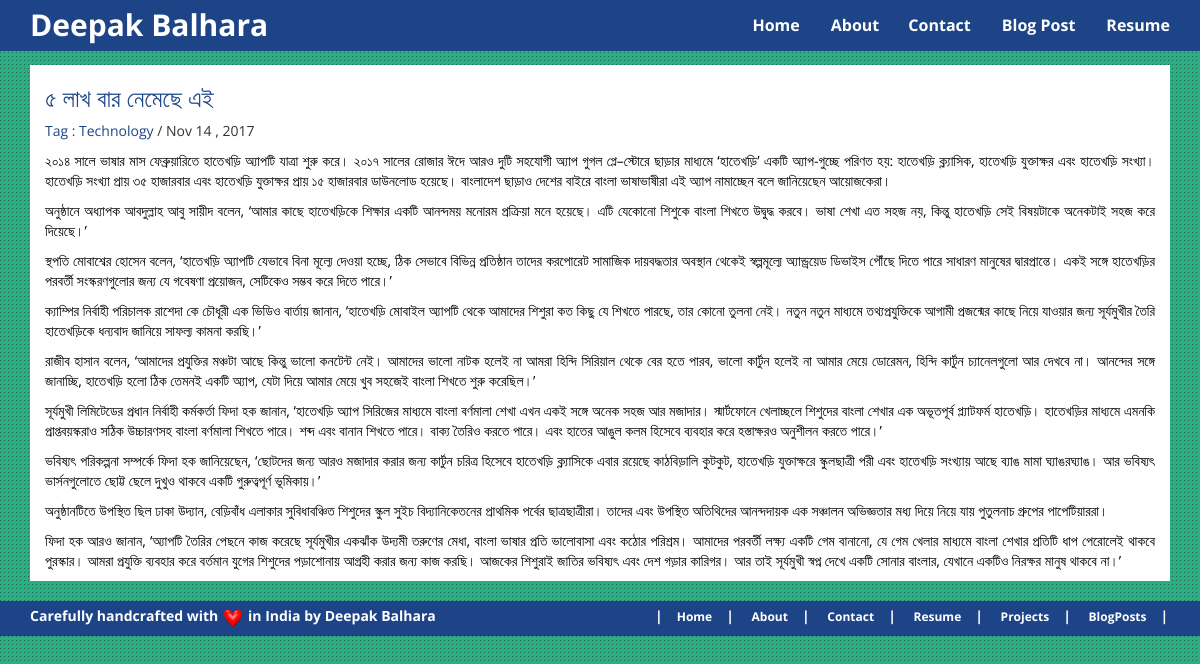
/1/, run on the app's committed database.
### blog/models.py (models this page shows, shortened)
class Post(models.Model):
    tag = models.CharField(max_length=200, null=True, blank=True)
    title= models.CharField(max_length=20, null=True, blank=True)
    slug = models.SlugField(unique=True, max_length=200, null=True, blank=True)
    small_description = models.TextField(null=True, blank=True)
    body = models.TextField(null=True, blank=True)
    image = models.ImageField(null=True, blank=True)
    date  = models.DateTimeField(null=True, blank=True, auto_now_add=True)

### blog/views.py (the view)
# urls.py: url(r'^(?P<slug>[^/]+)/$', views.readblog, name='readblog'),
def readblog(request, slug):
    query_results = Post.objects.get(slug=slug)
    return render(request, 'blog/post.html', {'query_results': query_results})

### blog/templates/blog/post.html (shortened to what this page needs)
 {% extends "blog/postheader.html" %} {% block title %} {{ post.title }} {% endblock %} {% block content %}
<div class="container-fluid" style="background:#fff">
	<header class="entry-header">
		<h3 class="entry-title"> <a href="/{{query_results.slug}}">{{ query_results.title }}</a> </h3>
		<div class="entry-meta">
			<a href="#">Tag : {{ query_results.tag }} </a>
			<span class="sep">/</span>
			<span class="entry-date">{{ query_results.date|date:"M d , Y" }}</span>
		</div>
		<div class="entry-summary">
			{{ query_results.body|safe|linebreaks}}
		</div>
</div>
<br>
{% endblock %}

### blog/templates/blog/postheader.html (shortened to what this page needs)
<!DOCTYPE html>
<html lang="en">
<head>
  <meta name="author" content="deepakbalhara.me"> {% load staticfiles %}
  <link rel="stylesheet" href="https://maxcdn.bootstrapcdn.com/bootstrap/3.3.7/css/bootstrap.min.css"
>
  <link rel="stylesheet" href="{% static 'personal/css/style.css' %}" type="text/css" />
</head>
<body style="background:#3be8b0;background-image:url('{% static 'personal/images/bg-overlay.png' %}');background-repeat: repeat;">
  <nav class="navbar navbar-fixed-top">
    <div class="container">
      <div class="navbar-header">
        <a class="navbar-brand" href="/">Deepak Balhara</a></div>
      <div class="collapse navbar-collapse" id="mynavbar">
        <ul class="nav navbar-nav navbar-right">
          <li><a href="/">Home</a></li>
          <li><a href="/about">About&nbsp; &nbsp; &nbsp;&nbsp; Contact</a></li>
          <li><a href="/list-all-posts">Blog Post</a></li>
          <li><a href="{% static 'personal/docs/resume.pdf' %}" target="_blank">Resume</a></li>
        </ul>
      </div>
    </div>
  </nav>
  <div class="container" id="mystylin">
    <div class="row">
      <div class="col-md-12">
        {% block content %} {% endblock %}
      </div>
    </div>
  </div>
  <footer>
    <div class="container">
      <div class="row">
        <div class="col-md-6">
          <span style="font-weight: bold"> Carefully handcrafted with <img src="{% static 'personal/images/heart.gif' %}" height="20px" alt="" />
        in India by Deepak Balhara &nbsp;</span>
        </div>
        <div class="col-md-6">
          <ul><b>
            <li>|<a href="/">Home</a>|</li>
            <li><a href="/about">About</a>|</li>
            <li><a href="/about">Contact</a>|</li>
            <li><a href="{% static 'personal/docs/resume.pdf' %}" target="_blank">Resume</a>|</li>
            <li><a href="https://github.com/privacyismyth" target="_blank">Projects</a>|</li>
         		<li><a href="/list-all-posts">BlogPosts</a>|</li>
</b> </ul>
        </div>
      </div>
    </div>
  </footer>
</body>
</html>

### blog/static/personal/css/style.css (style rules this page uses)
html { height:100%; width:100%; background:#ff4c4c; }
body { font-family: 'Open Sans',Arial,Helvetica,sans-serif; padding-top:65px; min-height: 100%; }
p { color:#000; }
a { color:#1e4488;; outline:none; transition: all 0.2s linear 0s; }
h1, h2, h3, h4, h5, h6 { font-family: 'Open Sans', sans-serif; }
.navbar { background:#1e4488; border-color:#1e4488;; }
.navbar .navbar-brand { color:#fff; font-weight:700; font-size:30px; font-family: 'Open Sans',Arial,Helvetica,sans-serif; }
.navbar .nav > li { list-style:none; border-left:1px solid #1e4488;; margin:0px; }
.navbar .nav > li > a { font-size:16px; font-weight:700; color:#fff; }
.entry-summary { text-align: justify;margin-top: 10px; }
footer { padding-top:5px; width:100%; float:left;background: #1e4488;color: #fff;padding-bottom: 0px; }
footer ul { list-style:none; }
footer ul li { margin:0px; display:inline; list-style:none; }
footer ul li a { color:#fff;font-size:12px; padding:0px 14px; }

### data on the page
Post: title "৫ লাখ বার নেমেছে এই", tag "Technology", date "Nov 14 , 2017", body "২০১৪ সালে ভাষার মাস ফেব্রুয়ারিতে হাতেখড়ি অ্যাপটি যাত্রা শুরু করে। ২০১৭ সালের রোজার ঈদে আরও দুটি সহযোগী অ্যাপ গুগল প্লে–স্টোরে ছাড়ার মাধ্যমে ‘হাতেখড়ি’ একটি অ্যাপ-গুচ্ছে পরিণত হয়: হাতেখড়ি ক্ল্যাসিক, হাতেখড়ি যুক্তাক্ষর এবং হাতেখড়ি সংখ্যা। হাতেখড়ি সংখ্যা প্রায় ৩৫ হাজারবার এবং হাতেখড়ি যুক্তাক্ষর প্রায় ১৫ হাজারবার ডাউনলোড হয়েছে। বাংলাদেশ ছাড়াও দেশের বাইরে বাংলা ভাষাভাষীরা এই অ্যাপ নামাচ্ছেন বলে জানিয়েছেন আয়োজকেরা। অনুষ্ঠানে অধ্যাপক আবদুল্লাহ আবু সায়ীদ বলেন, ‘আমার কাছে হাতেখড়িকে শিক্ষার একটি আনন্দময় মনোরম প্রক্রিয়া মনে হয়েছে। এটি যেকোনো শিশুকে বাংলা শিখতে উদ্বুদ্ধ করবে। ভাষা শেখা এত সহজ নয়, কিন্তু হাতেখড়ি সেই বিষয়টাকে অনেকটাই সহজ করে দিয়েছে।’ স্থপতি মোবাশ্বের হোসেন বলেন, ‘হাতেখড়ি অ্যাপটি যেভাবে…"
